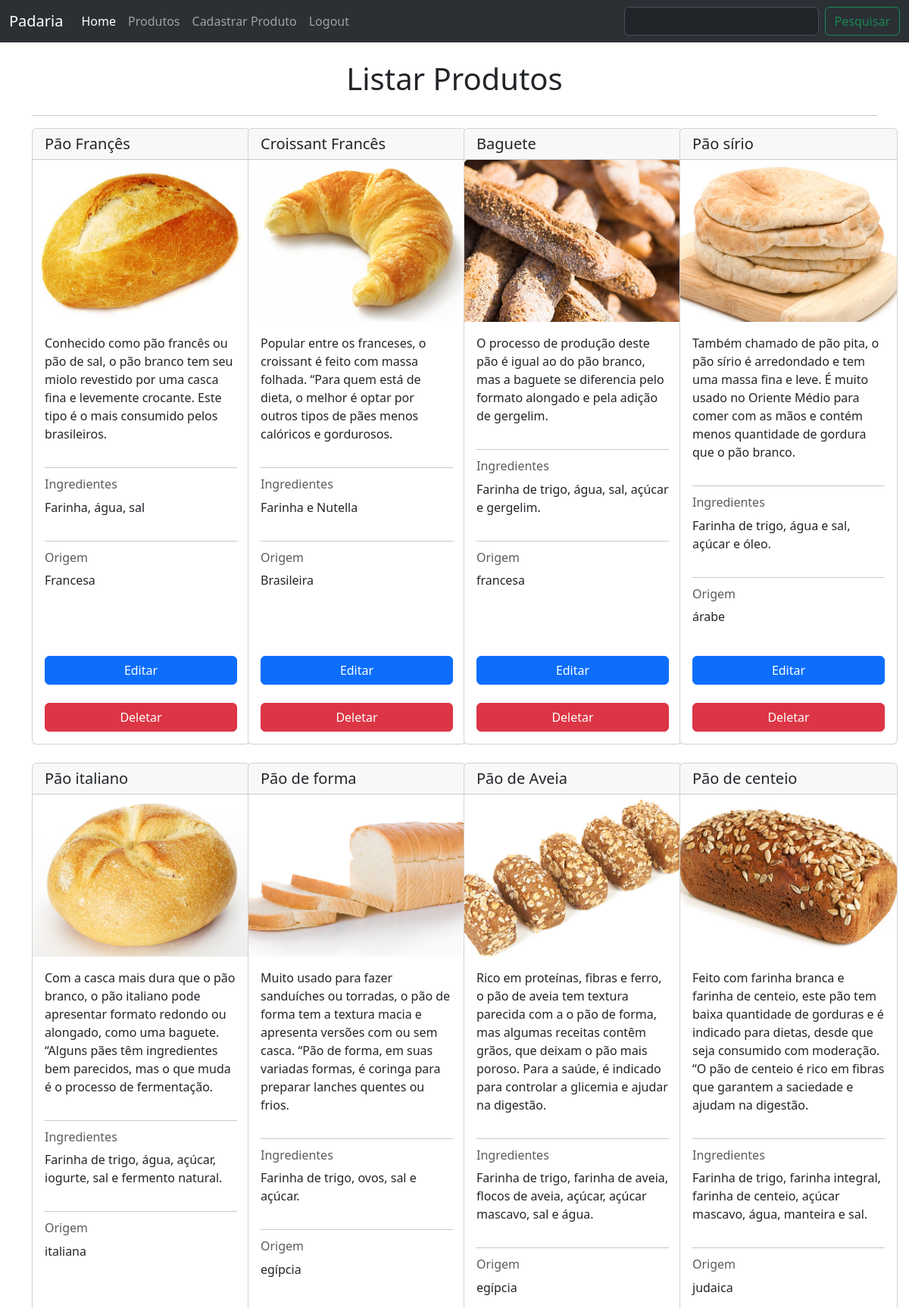
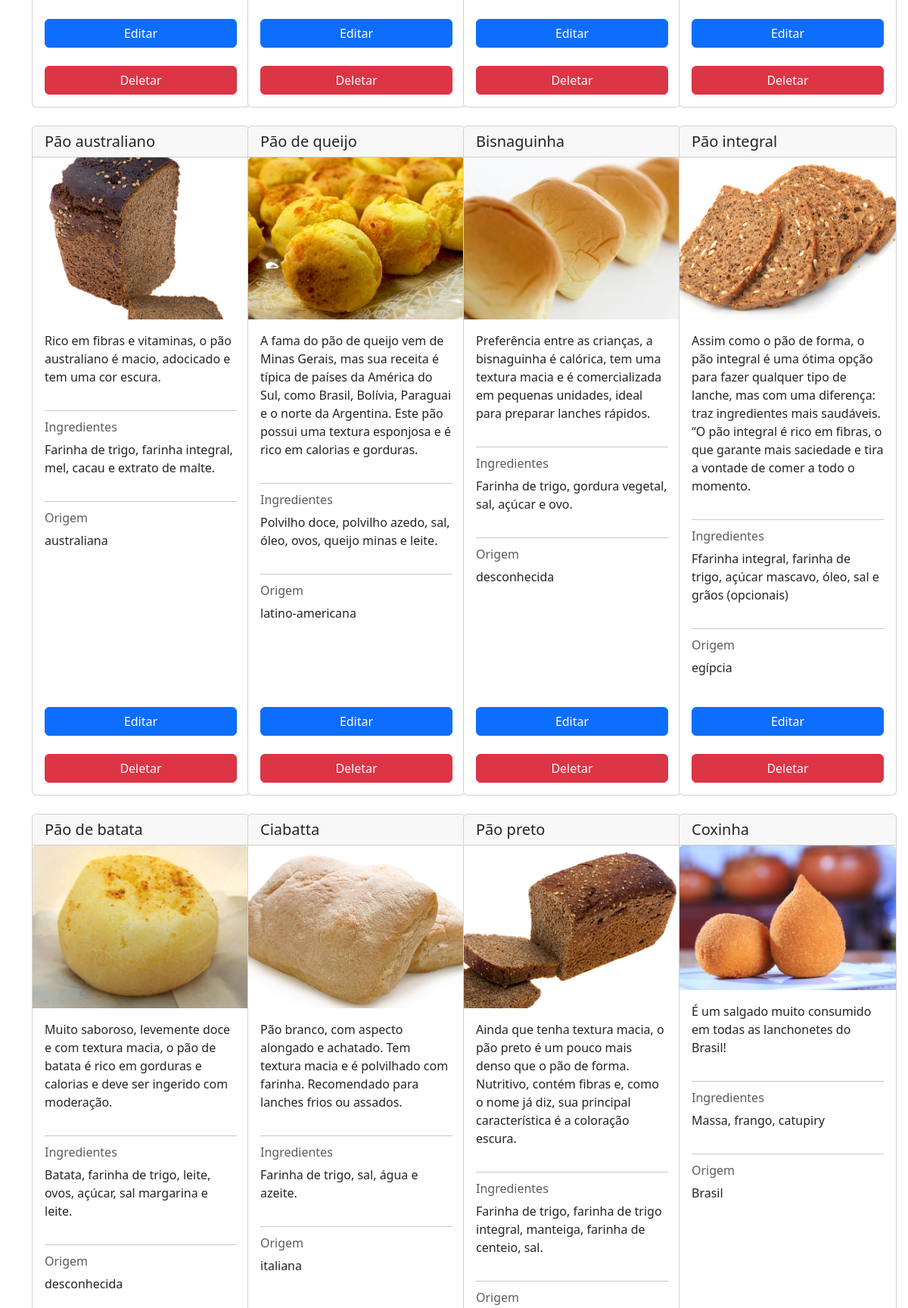
Page /listar_produtos (upper part) on the committed database (2 pictures, top to bottom).
### app.py (models this page shows, shortened)
class Product(db.Model):
    __tablename__ = 'produto'
    id = db.Column(db.Integer, primary_key=True)
    nome = db.Column(db.String(100), nullable=False)
    descricao = db.Column(db.String(500))
    ingredientes = db.Column(db.String(500))
    origem = db.Column(db.String(100))
    imagem = db.Column(db.String(100))

### app.py (the view)
@app.route("/listar_produtos", methods=["GET", "POST"])
def listar_produtos():
    if request.method == 'POST':
        termo = request.form["pesquisa"]
        resultado = db.session.execute(db.select(Product).filter(Product.nome.like(f'%{termo}%'))).scalars()
        return render_template('produtos.html', produtos=resultado)
    else:
        produtos = db.session.execute(db.select(Product)).scalars()
        return render_template('produtos.html', produtos=produtos)

### templates/produtos.html
{% extends 'base.html' %}
{% block pesquisa %}
<form class="d-flex"
 role="search"
 action="{{url_for ('listar_produtos')}}"
 method="post">
  <input class="form-control me-2" type="search" aria-label="Search" name="pesquisa">
  <button class="btn btn-outline-success" type="submit">Pesquisar</button>
</form>
{% endblock %}
{% block main %}
<div class="container">
  <br />
  <div class="d-flex justify-content-center">
    <h1>Listar Produtos</h1>
  </div>
  <hr />
  <div class="row">
    {% for produto in produtos %}
    <div class="col-lg-3 col-md-4 col-sm-6 mb-4">
      <div
        class="card d-flex flex-column"
        style="width: 18rem; min-height: 100%"
      >
        <h5 class="card-header">{{produto.nome}}</h5>
        <img
          src="{{url_for('static', filename='imagens/' + produto.imagem)}}"
          class="card-img-top"
          alt="{{produto.nome}}"
        />
        <div class="card-body d-flex flex-column justify-content-between">
          <p class="card-text">{{produto.descricao}}</p>
          <hr />
          <h6 class="card-subtitle mb-2 text-body-secondary">Ingredientes</h6>
          <p>{{produto.ingredientes}}</p>
          <hr />
          <h6 class="card-subtitle mb-2 text-body-secondary">Origem</h6>
          <p>{{produto.origem}}</p>
        <div class="mt-auto d-flex flex-column">
          <a href="{{url_for('editar_produto', id=produto.id)}}" class="btn btn-primary mt-auto">Editar</a>
          <br>
          <a href="{{url_for('deletar_produto', id=produto.id)}}" onclick="return confirm('Deseja realmente deletar esse produto?')" class="btn btn-danger mt-auto">Deletar</a>
        </div>
        </div>
      </div>
      <br />
    </div>
    {% endfor %}
  </div>
</div>
{% endblock %}

### templates/base.html (shortened to what this page needs)
<!DOCTYPE html>
<html lang="pt-BR">
<head>
    <link href="https://cdn.jsdelivr.net/npm/bootstrap@5.3.3/dist/css/bootstrap.min.css" rel="stylesheet">
</head>
<body>
    <header>
    <nav class="navbar navbar-expand-lg bg-body-tertiary" data-bs-theme="dark">
        <div class="container-fluid">
            <a class="navbar-brand" href="#">Padaria</a>
            <div class="collapse navbar-collapse" id="navbarSupportedContent">
            <ul class="navbar-nav me-auto mb-2 mb-lg-0">
                <li class="nav-item">
                  <a class="nav-link active" aria-current="page" href="{{url_for('home')}}">Home</a>
                </li>
                <li class="nav-item">
                  <a class="nav-link" href="{{url_for('listar_produtos')}}">Produtos</a>
                </li>
                <li class="nav-item">
                  <a class="nav-link" href="{{url_for('cadastrar_produto')}}">Cadastrar Produto</a>
                </li>
                <li>
                  <a class="nav-link" href="/logout">Logout</a>
                </li>
            </ul>
            {% block pesquisa %}
            {% endblock %}
            </div>
        </div>
    </nav>
    </header>
    <main>
        {% block main %}
        {% endblock %}
    </main>

### rows in the picture
Product: nome "Pão Françês", imagem (picture), descricao "Conhecido como pão francês ou pão de sal, o pão branco tem seu miolo revestido por uma casca fina e levemente crocante. Este tipo é o mais consumido pelos brasileiros.", ingredientes "Farinha, água, sal", origem "Francesa"
Product: nome "Croissant Francês", imagem (picture), descricao "Popular entre os franceses, o croissant é feito com massa folhada. “Para quem está de dieta, o melhor é optar por outros tipos de pães menos calóricos e gordurosos.", ingredientes "Farinha e Nutella", origem "Brasileira"
Product: nome "Baguete", imagem (picture), descricao "O processo de produção deste pão é igual ao do pão branco, mas a baguete se diferencia pelo formato alongado e pela adição de gergelim.", ingredientes "Farinha de trigo, água, sal, açúcar e gergelim.", origem "francesa"
Product: nome "Pão sírio", imagem (picture), descricao "Também chamado de pão pita, o pão sírio é arredondado e tem uma massa fina e leve. É muito usado no Oriente Médio para comer com as mãos e contém menos quantidade de gordura que o pão branco.", ingredientes "Farinha de trigo, água e sal, açúcar e óleo.", origem "árabe"
Product: nome "Pão italiano", imagem (picture), descricao "Com a casca mais dura que o pão branco, o pão italiano pode apresentar formato redondo ou alongado, como uma baguete. “Alguns pães têm ingredientes bem parecidos, mas o que muda é o processo de fermentação.", ingredientes "Farinha de trigo, água, açúcar, iogurte, sal e fermento natural.", origem "italiana"
Product: nome "Pão de forma", imagem (picture), descricao "Muito usado para fazer sanduíches ou torradas, o pão de forma tem a textura macia e apresenta versões com ou sem casca. “Pão de forma, em suas variadas formas, é coringa para preparar lanches quentes ou frios.", ingredientes "Farinha de trigo, ovos, sal e açúcar.", origem "egípcia"
Product: nome "Pão de Aveia", imagem (picture), descricao "Rico em proteínas, fibras e ferro, o pão de aveia tem textura parecida com a o pão de forma, mas algumas receitas contêm grãos, que deixam o pão mais poroso. Para a saúde, é indicado para controlar a glicemia e ajudar na digestão.", ingredientes "Farinha de trigo, farinha de aveia, flocos de aveia, açúcar, açúcar mascavo, sal e água.", origem "egípcia"
Product: nome "Pão de centeio", imagem (picture), descricao "Feito com farinha branca e farinha de centeio, este pão tem baixa quantidade de gorduras e é indicado para dietas, desde que seja consumido com moderação. “O pão de centeio é rico em fibras que garantem a saciedade e ajudam na digestão.", ingredientes "Farinha de trigo, farinha integral, farinha de centeio, açúcar mascavo, água, manteira e sal.", origem "judaica"
Product: nome "Pão australiano", imagem (picture), descricao "Rico em fibras e vitaminas, o pão australiano é macio, adocicado e tem uma cor escura.", ingredientes "Farinha de trigo, farinha integral, mel, cacau e extrato de malte.", origem "australiana"
Product: nome "Pão de queijo", imagem (picture), descricao "A fama do pão de queijo vem de Minas Gerais, mas sua receita é típica de países da América do Sul, como Brasil, Bolívia, Paraguai e o norte da Argentina. Este pão possui uma textura esponjosa e é rico em calorias e gorduras.", ingredientes "Polvilho doce, polvilho azedo, sal, óleo, ovos, queijo minas e leite.", origem "latino-americana"
Product: nome "Bisnaguinha", imagem (picture), descricao "Preferência entre as crianças, a bisnaguinha é calórica, tem uma textura macia e é comercializada em pequenas unidades, ideal para preparar lanches rápidos.", ingredientes "Farinha de trigo, gordura vegetal, sal, açúcar e ovo.", origem "desconhecida"
Product: nome "Pão integral", imagem (picture), descricao "Assim como o pão de forma, o pão integral é uma ótima opção para fazer qualquer tipo de lanche, mas com uma diferença: traz ingredientes mais saudáveis. “O pão integral é rico em fibras, o que garante mais saciedade e tira a vontade de comer a todo o momento.", ingredientes "Ffarinha integral, farinha de trigo, açúcar mascavo, óleo, sal e grãos (opcionais)", origem "egípcia"
Product: nome "Pão de batata", imagem (picture), descricao "Muito saboroso, levemente doce e com textura macia, o pão de batata é rico em gorduras e calorias e deve ser ingerido com moderação.", ingredientes "Batata, farinha de trigo, leite, ovos, açúcar, sal margarina e leite.", origem "desconhecida"
Product: nome "Ciabatta", imagem (picture), descricao "Pão branco, com aspecto alongado e achatado. Tem textura macia e é polvilhado com farinha. Recomendado para lanches frios ou assados.", ingredientes "Farinha de trigo, sal, água e azeite.", origem "italiana"
Product: nome "Pão preto", imagem (picture), descricao "Ainda que tenha textura macia, o pão preto é um pouco mais denso que o pão de forma. Nutritivo, contém fibras e, como o nome já diz, sua principal característica é a coloração escura.", ingredientes "Farinha de trigo, farinha de trigo integral, manteiga, farinha de centeio, sal."
Product: nome "Coxinha", imagem (picture), descricao "É um salgado muito consumido em todas as lanchonetes do Brasil!", ingredientes "Massa, frango, catupiry", origem "Brasil"
